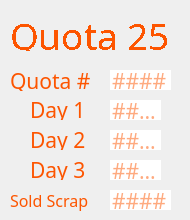
     <widget class="QWidget" name="page_25">
      <widget class="QLabel" name="label_157">
       <property name="geometry">
        <rect>
         <x>10</x>
         <y>10</y>
         <width>171</width>
         <height>41</height>
        </rect>
       </property>
       <property name="sizePolicy">
        <sizepolicy hsizetype="Fixed" vsizetype="Fixed">
         <horstretch>0</horstretch>
         <verstretch>0</verstretch>
        </sizepolicy>
       </property>
       <property name="font">
        <font>
         <family>IBM 3270</family>
         <pointsize>24</pointsize>
         <weight>50</weight>
         <italic>false</italic>
         <bold>false</bold>
         <stylestrategy>NoAntialias</stylestrategy>
        </font>
       </property>
       <property name="styleSheet">
        <string notr="true">font: 24pt &quot;IBM 3270&quot;;
                                    color: rgb(253, 85, 0);</string>
       </property>
       <property name="text">
        <string>&lt;html&gt;&lt;head/&gt;&lt;body&gt;&lt;p&gt;&lt;span
                                    style=&quot; font-size:28pt;&quot;&gt;Quota
                                    25&lt;/span&gt;&lt;/p&gt;&lt;/body&gt;&lt;/html&gt;</string>
       </property>
      </widget>
      <widget class="QLineEdit" name="q25d3">
       <property name="geometry">
        <rect>
         <x>110</x>
         <y>160</y>
         <width>51</width>
         <height>20</height>
        </rect>
       </property>
       <property name="font">
        <font>
         <family>IBM 3270</family>
         <pointsize>16</pointsize>
        </font>
       </property>
       <property name="styleSheet">
        <string notr="true">color: rgb(253, 85, 0);
                                    border: none;</string>
       </property>
       <property name="maxLength">
        <number>4</number>
       </property>
       <property name="placeholderText">
        <string>####</string>
       </property>
      </widget>
      <widget class="QLineEdit" name="q25">
       <property name="geometry">
        <rect>
         <x>110</x>
         <y>70</y>
         <width>61</width>
         <height>20</height>
        </rect>
       </property>
       <property name="font">
        <font>
         <family>IBM 3270</family>
         <pointsize>16</pointsize>
        </font>
       </property>
       <property name="styleSheet">
        <string notr="true">color: rgb(253, 85, 0);
                                    border: none;</string>
       </property>
       <property name="text">
        <string/>
       </property>
       <property name="maxLength">
        <number>5</number>
       </property>
       <property name="readOnly">
        <bool>false</bool>
       </property>
       <property name="placeholderText">
        <string>####</string>
       </property>
      </widget>
      <widget class="QLabel" name="label_153">
       <property name="geometry">
        <rect>
         <x>30</x>
         <y>100</y>
         <width>61</width>
         <height>20</height>
        </rect>
       </property>
       <property name="font">
        <font>
         <family>IBM 3270</family>
         <pointsize>16</pointsize>
        </font>
       </property>
       <property name="styleSheet">
        <string notr="true">color: rgb(253, 85, 0);
                                    border: none;</string>
       </property>
       <property name="text">
        <string>Day 1</string>
       </property>
      </widget>
      <widget class="QLineEdit" name="q25d1">
       <property name="geometry">
        <rect>
         <x>110</x>
         <y>100</y>
         <width>51</width>
         <height>20</height>
        </rect>
       </property>
       <property name="font">
        <font>
         <family>IBM 3270</family>
         <pointsize>16</pointsize>
         <weight>50</weight>
         <bold>false</bold>
        </font>
       </property>
       <property name="styleSheet">
        <string notr="true">color: rgb(253, 85, 0);
                                    border: none;</string>
       </property>
       <property name="inputMethodHints">
        <set>Qt::ImhNone</set>
       </property>
       <property name="text">
        <string/>
       </property>
       <property name="maxLength">
        <number>4</number>
       </property>
       <property name="readOnly">
        <bool>false</bool>
       </property>
       <property name="placeholderText">
        <string>####</string>
       </property>
      </widget>
      <widget class="QLineEdit" name="q25d2">
       <property name="geometry">
        <rect>
         <x>110</x>
         <y>130</y>
         <width>51</width>
         <height>20</height>
        </rect>
       </property>
       <property name="font">
        <font>
         <family>IBM 3270</family>
         <pointsize>16</pointsize>
        </font>
       </property>
       <property name="styleSheet">
        <string notr="true">color: rgb(253, 85, 0);
                                    border: none;</string>
       </property>
       <property name="maxLength">
        <number>4</number>
       </property>
       <property name="placeholderText">
        <string>####</string>
       </property>
      </widget>
      <widget class="QLabel" name="label_152">
       <property name="geometry">
        <rect>
         <x>10</x>
         <y>190</y>
         <width>91</width>
         <height>21</height>
        </rect>
       </property>
       <property name="font">
        <font>
         <family>IBM 3270</family>
         <pointsize>12</pointsize>
        </font>
       </property>
       <property name="styleSheet">
        <string notr="true">color: rgb(253, 85, 0);
                                    border: none;</string>
       </property>
       <property name="text">
        <string>Sold Scrap</string>
       </property>
      </widget>
      <widget class="QLineEdit" name="q25sold">
       <property name="geometry">
        <rect>
         <x>110</x>
         <y>190</y>
         <width>61</width>
         <height>20</height>
        </rect>
       </property>
       <property name="font">
        <font>
         <family>IBM 3270</family>
         <pointsize>16</pointsize>
        </font>
       </property>
       <property name="styleSheet">
        <string notr="true">color: rgb(253, 85, 0);
                                    border: none;</string>
       </property>
       <property name="maxLength">
        <number>5</number>
       </property>
       <property name="placeholderText">
        <string>####</string>
       </property>
      </widget>
      <widget class="QLabel" name="label_155">
       <property name="geometry">
        <rect>
         <x>30</x>
         <y>130</y>
         <width>61</width>
         <height>20</height>
        </rect>
       </property>
       <property name="font">
        <font>
         <family>IBM 3270</family>
         <pointsize>16</pointsize>
        </font>
       </property>
       <property name="styleSheet">
        <string notr="true">color: rgb(253, 85, 0);
                                    border: none;</string>
       </property>
       <property name="text">
        <string>Day 2</string>
       </property>
      </widget>
      <widget class="QLabel" name="label_154">
       <property name="geometry">
        <rect>
         <x>10</x>
         <y>70</y>
         <width>81</width>
         <height>21</height>
        </rect>
       </property>
       <property name="font">
        <font>
         <family>IBM 3270</family>
         <pointsize>16</pointsize>
        </font>
       </property>
       <property name="styleSheet">
        <string notr="true">color: rgb(253, 85, 0);</string>
       </property>
       <property name="text">
        <string>Quota #</string>
       </property>
      </widget>
      <widget class="QLabel" name="label_156">
       <property name="geometry">
        <rect>
         <x>30</x>
         <y>160</y>
         <width>61</width>
         <height>20</height>
        </rect>
       </property>
       <property name="font">
        <font>
         <family>IBM 3270</family>
         <pointsize>16</pointsize>
        </font>
       </property>
       <property name="styleSheet">
        <string notr="true">color: rgb(253, 85, 0);
                                    border: none;</string>
       </property>
       <property name="text">
        <string>Day 3</string>
       </property>
      </widget>
     </widget>
